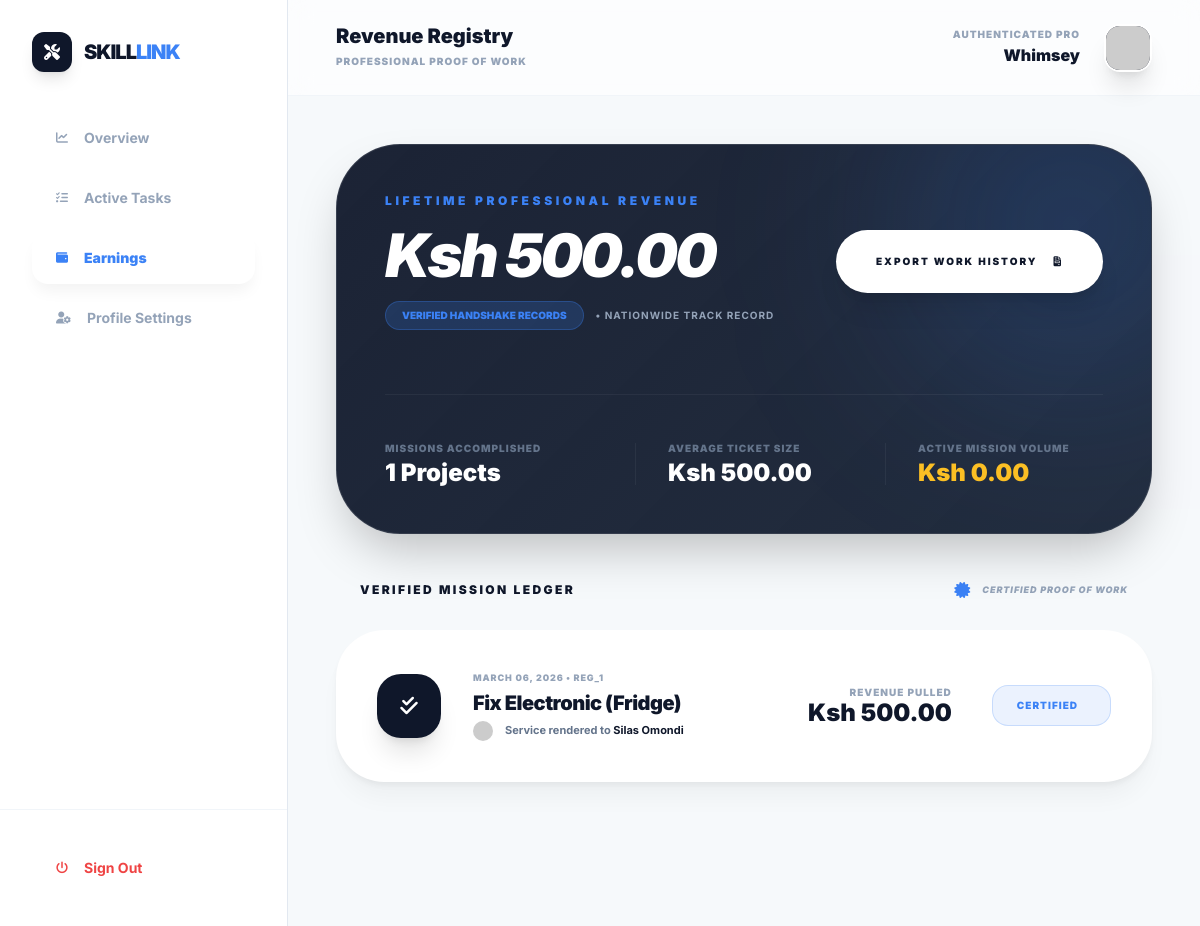
The app's page /worker/earnings.php (signed in) with its own data.
### tables this page shows
CREATE TABLE `tasks` (
  `id` int(11) NOT NULL,
  `client_id` int(11) NOT NULL,
  `category_id` int(11) NOT NULL,
  `worker_id` int(11) DEFAULT NULL,
  `title` varchar(255) NOT NULL,
  `description` text NOT NULL,
  `location_name` varchar(255) NOT NULL,
  `latitude` decimal(10,8) DEFAULT NULL,
  `longitude` decimal(11,8) DEFAULT NULL,
  `budget` decimal(10,2) DEFAULT 0.00,
  `budget_type` enum('fixed','negotiable') DEFAULT 'fixed',
  `status` enum('open','assigned','in_progress','completed','finalized','cancelled') NOT NULL DEFAULT 'open',
  `created_at` timestamp NOT NULL DEFAULT current_timestamp(),
  `updated_at` timestamp NOT NULL DEFAULT current_timestamp() ON UPDATE current_timestamp()
);

CREATE TABLE `users` (
  `id` int(11) NOT NULL,
  `full_name` varchar(255) NOT NULL,
  `email` varchar(255) NOT NULL,
  `phone` varchar(20) NOT NULL,
  `county` varchar(100) NOT NULL,
  `area` varchar(100) NOT NULL,
  `password` varchar(255) NOT NULL,
  `role` enum('client','worker','admin') NOT NULL,
  `status` enum('active','suspended') DEFAULT 'active',
  `created_at` timestamp NOT NULL DEFAULT current_timestamp()
);

### worker/earnings.php (the view, shortened to what this page needs)
<?php
$base_dir = dirname(__DIR__);
require_once $base_dir . '/includes/config.php';
$user_id = $_SESSION['user_id'];
$user_name = $_SESSION['full_name'];
$ledger_query = $conn->query("SELECT
                                IFNULL(SUM(budget), 0) AS total_revenue,
                                COUNT(id) AS job_count,
                                IFNULL(AVG(budget), 0) AS avg_ticket
                             FROM tasks
                             WHERE worker_id = '$user_id'
                             AND status = 'completed'");
$ledger = $ledger_query->fetch_assoc();
$transactions = $conn->query("SELECT t.*, u.full_name as client_name
                              FROM tasks t
                              JOIN users u ON t.client_id = u.id
                              WHERE t.worker_id = '$user_id'
                              AND t.status = 'completed'
                              ORDER BY t.updated_at DESC");
$active_volume_query = $conn->query("SELECT IFNULL(SUM(budget), 0) as pending_volume
                                     FROM tasks
                                     WHERE worker_id = '$user_id'
                                     AND status IN ('assigned', 'in_progress')");
$active_volume = $active_volume_query->fetch_assoc();
?>
<!DOCTYPE html>
<html lang="en">
<head>
    <script src="https://cdn.tailwindcss.com"></script>
    <link rel="stylesheet" href="https://cdnjs.cloudflare.com/ajax/libs/font-awesome/6.4.0/css/all.min.css">
</head>
<body class="bg-[#f8fafc] font-sans antialiased text-slate-900 overflow-hidden">
    <div class="flex h-screen overflow-hidden">
        <aside class="w-72 glass-sidebar border-r border-slate-200 flex flex-col z-50">
            <div class="p-8">
                <div class="flex items-center gap-3 mb-10">
                    <div class="w-10 h-10 bg-slate-900 text-white rounded-xl flex items-center justify-center shadow-lg">
                        <i class="fas fa-screwdriver-wrench"></i>
                    </div>
                    <span class="text-xl font-black tracking-tighter uppercase">Skill<span class="text-skill-blue">Link</span></span>
                </div>
                <nav class="space-y-2">
                    <a href="dashboard.php" class="flex items-center gap-4 px-6 py-4 text-slate-400 hover:text-skill-blue transition-all rounded-2xl font-bold text-sm">
                        <i class="fas fa-chart-line text-xs"></i> Overview
                    </a>
                    <a href="manage-tasks.php" class="flex items-center gap-4 px-6 py-4 text-slate-400 hover:text-skill-blue transition-all rounded-2xl font-bold text-sm">
                        <i class="fas fa-list-check text-xs"></i> Active Tasks
                    </a>
                    <a href="earnings.php" class="active-nav flex items-center gap-4 px-6 py-4 rounded-2xl font-black text-sm transition-all text-skill-blue">
                        <i class="fas fa-wallet text-xs"></i> Earnings
                    </a>
                    <a href="edit-profile.php" class="flex items-center gap-4 px-6 py-4 text-slate-400 hover:text-skill-blue transition-all rounded-2xl font-bold text-sm">
                        <i class="fas fa-user-gear text-xs"></i> Profile Settings
                    </a>
                </nav>
            </div>
            <div class="mt-auto p-8 border-t border-slate-100">
                <a href="../auth/logout.php" class="flex items-center gap-4 px-6 py-4 text-red-500 hover:bg-red-50 rounded-2xl font-bold text-sm transition-all">
                    <i class="fas fa-power-off text-xs"></i> Sign Out
                </a>
            </div>
        </aside>
        <main class="flex-1 flex flex-col overflow-hidden relative">
            <header class="h-24 flex items-center justify-between px-12 bg-white/50 backdrop-blur-md border-b border-slate-100 relative z-20">
                <div>
                    <h1 class="text-xl font-black text-slate-900 leading-none">Revenue Registry</h1>
                    <p class="text-[10px] font-black text-slate-400 uppercase tracking-widest mt-2">Professional Proof of Work</p>
                </div>
                <div class="flex items-center gap-6">
                    <div class="text-right">
                        <p class="text-[10px] font-black text-slate-400 uppercase tracking-widest leading-none mb-1">Authenticated Pro</p>
                        <p class="font-black text-slate-900"><?php echo $user_name; ?></p>
                    </div>
                    <div class="w-12 h-12 bg-slate-900 rounded-2xl overflow-hidden border-2 border-white shadow-xl">
                        <img src="https://ui-avatars.com/api/?name=<?php echo urlencode($user_name); ?>&background=0f172a&color=fff" alt="User">
                    </div>
                </div>
            </header>
            <section class="flex-1 overflow-y-auto p-12 custom-scroll bg-[#f1f5f9]/30">
                <div class="max-w-6xl mx-auto space-y-12 pb-24">
                    <div class="vault-glass rounded-[4rem] p-12 text-white relative overflow-hidden shadow-2xl">
                        <div class="relative z-10 flex flex-col md:flex-row justify-between items-center gap-12">
                            <div class="space-y-4 text-center md:text-left">
                                <p class="text-xs font-black uppercase tracking-[0.3em] text-skill-blue">Lifetime Professional Revenue</p>
                                <h2 class="text-6xl font-black tracking-tighter italic">Ksh <?php echo number_format($ledger['total_revenue'], 2); ?></h2>
                                <div class="flex flex-wrap items-center justify-center md:justify-start gap-3 mt-4">
                                    <span class="px-4 py-1.5 bg-skill-blue/20 text-skill-blue text-[10px] font-black uppercase rounded-full border border-skill-blue/30">Verified Handshake Records</span>
                                    <span class="text-slate-400 text-[10px] font-bold uppercase tracking-widest">• Nationwide Track Record</span>
                                </div>
                            </div>
                            <button class="px-10 py-6 bg-white text-slate-900 rounded-[2rem] font-black text-[10px] uppercase tracking-[0.2em] shadow-xl hover:bg-skill-blue hover:text-white transition-all active:scale-95 group">
                                Export Work History <i class="fas fa-file-invoice ml-3 group-hover:animate-pulse"></i>
                            </button>
                        </div>
                        <div class="grid grid-cols-1 md:grid-cols-3 gap-8 mt-16 pt-12 border-t border-white/5 relative z-10 text-center md:text-left">
                            <div class="space-y-2">
                                <p class="text-[10px] font-black text-slate-500 uppercase tracking-widest leading-none mb-1">Missions Accomplished</p>
                                <p class="text-2xl font-black leading-none"><?php echo $ledger['job_count']; ?> Projects</p>
                            </div>
                            <div class="space-y-2 border-l border-white/5 md:pl-8">
                                <p class="text-[10px] font-black text-slate-500 uppercase tracking-widest leading-none mb-1">Average Ticket Size</p>
                                <p class="text-2xl font-black leading-none">Ksh <?php echo number_format($ledger['avg_ticket'], 2); ?></p>
                            </div>
                            <div class="space-y-2 border-l border-white/5 md:pl-8">
                                <p class="text-[10px] font-black text-slate-500 uppercase tracking-widest leading-none mb-1">Active Mission Volume</p>
                                <p class="text-2xl font-black text-amber-400 leading-none">Ksh <?php echo number_format($active_volume['pending_volume'], 2); ?></p>
                            </div>
                        </div>
                    </div>
                    <div class="space-y-8">
                        <div class="flex items-center justify-between px-6">
                            <h3 class="text-xs font-black text-slate-900 uppercase tracking-[0.2em]">Verified Mission Ledger</h3>
                            <div class="flex items-center gap-3">
                                <i class="fas fa-certificate text-skill-blue"></i>
                                <span class="text-[9px] font-black uppercase tracking-widest text-slate-400 italic">Certified Proof of Work</span>
                            </div>
                        </div>
                        <div class="space-y-5">
                            <?php if($transactions->num_rows > 0): ?>
                                <?php while($row = $transactions->fetch_assoc()): ?>
                                <div class="elite-card p-10 rounded-[3rem] flex flex-col md:flex-row items-center justify-between group hover:border-skill-blue/40 transition-all gap-8">
                                    <div class="flex items-center gap-8 w-full md:w-auto">
                                        <div class="w-16 h-16 bg-slate-900 text-white rounded-[1.5rem] flex items-center justify-center shadow-xl group-hover:bg-skill-blue transition-colors">
                                            <i class="fas fa-check-double text-xl"></i>
                                        </div>
                                        <div class="space-y-1">
                                            <p class="text-[9px] font-black text-slate-400 uppercase tracking-widest"><?php echo date('F d, Y', strtotime($row['updated_at'])); ?> • REG_<?php echo $row['id']; ?></p>
                                            <h4 class="text-xl font-black text-slate-900 tracking-tight"><?php echo $row['title']; ?></h4>
                                            <div class="flex items-center gap-3">
                                                <div class="w-5 h-5 rounded-full overflow-hidden">
                                                    <img src="https://ui-avatars.com/api/?name=<?php echo urlencode($row['client_name']); ?>&background=0f172a&color=fff" class="w-full h-full">
                                                </div>
                                                <p class="text-[11px] font-bold text-slate-500">Service rendered to <span class="text-slate-900"><?php echo $row['client_name']; ?></span></p>
                                            </div>
                                        </div>
                                    </div>
                                    <div class="flex items-center gap-10 w-full md:w-auto justify-between border-t md:border-t-0 pt-6 md:pt-0">
                                        <div class="text-left md:text-right">
                                            <p class="text-[10px] font-black text-slate-400 uppercase tracking-widest mb-1 leading-none">Revenue Pulled</p>
                                            <p class="text-2xl font-black text-slate-900 leading-none">Ksh <?php echo number_format($row['budget'], 2); ?></p>
                                        </div>
                                        <div class="badge-certified px-6 py-3 rounded-2xl text-[10px] font-black uppercase tracking-widest flex items-center gap-2">
                                            Certified <i class="fas fa-shield-check"></i>
                                        </div>
                                    </div>
                                </div>
                                <?php endwhile; ?>
                            <?php endif; ?>
                        </div>
                    </div>
                </div>
            </section>
        </main>
    </div>
</body>
</html>

### worker/earnings.php (style rules this page uses)
.glass-sidebar { background: rgba(255, 255, 255, 0.9); backdrop-filter: blur(20px); }
.elite-card { background: white; border: 1px solid rgba(255, 255, 255, 0.6); box-shadow: 0 4px 6px -1px rgba(0, 0, 0, 0.05), 0 20px 25px -5px rgba(0, 0, 0, 0.04); }
.active-nav { background: white; box-shadow: 0 10px 15px -3px rgba(0, 0, 0, 0.05); color: skill-blue !important; border-radius: 1.25rem; }
.vault-glass { background: linear-gradient(135deg, rgba(15, 23, 42, 0.95) 0%, rgba(30, 41, 59, 0.98) 100%); backdrop-filter: blur(40px); border: 1px solid rgba(255, 255, 255, 0.1); }
.badge-certified { background: rgba(59, 130, 246, 0.1); color: #3b82f6; border: 1px solid rgba(59, 130, 246, 0.2); }

### records on screen
tasks: updated_at "MARCH 06, 2026", id "1", title "Fix Electronic (Fridge)", client.full_name "Silas Omondi", budget "500.00"

### other values on screen
$user_name "Whimsey"
$ledger['total_revenue'] "500.00"
$ledger['job_count'] "1"
$ledger['avg_ticket'] "500.00"
$active_volume['pending_volume'] "0.00"
